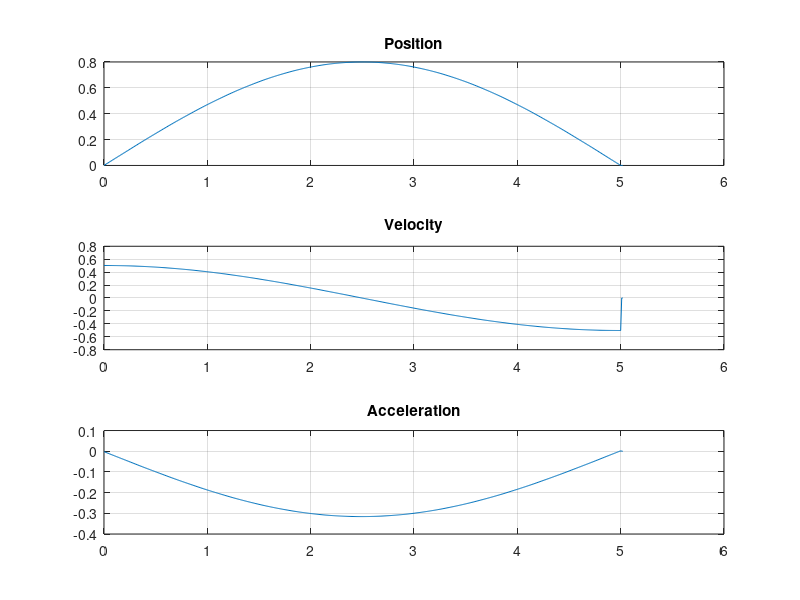

The MATLAB script that drew this image:
clear all; close all; clc;

Td=0.01;

M=0.8;
T=5;
P=5;
t1=0:Td:T+2*Td;
X1(:,1)=M*sin(t1*pi/P);
X1(:,2)=[diff(X1(:,1))/Td; 0];
X1(:,3)=[diff(X1(:,2))/Td; 0];
X1(end-1:end,:)=[];
X1=[X1; [X1(end,1) 0 0];[X1(end,1) 0 0]]; %make sure vel & acc are 0 at the end

%t1(end-1:end)=[];


X=X1;
t=t1;



% M=0.25;
% T=6;
% P=2;
% t2=0:Td:T+2*Td;
% X2(:,1)=X1(end,1)-M*sin(t2*pi/P);
% X2(:,2)=[diff(X2(:,1))/Td; 0];
% X2(:,3)=[diff(X2(:,2))/Td; 0];
% X2(end-1:end,:)=[];
% t2(end-1:end)=[];


% X3=flipud(X1);

% M=0.5;
% T=3;
% P=6;
% t3=0:Td:T+2*Td;
% X3(:,1)=X2(end,1)-M*sin(t3*pi/P);
% X3(:,2)=[diff(X3(:,1))/Td; 0];
% X3(:,3)=[diff(X3(:,2))/Td; 0];
% X3(end-1:end,:)=[];
% t3(end-1:end)=[];

% X=[X1;X2;X3];
% t=0:Td:t1(end)+t2(end)+t1(end)+2*Td;



% X=[0 0 0];
% for i=1:length(t)
%     X(i,3)=M*sin(t(i)*pi/P);
%     X(i+1,2)=X(i,2)+Td*X(i,3);
%     X(i+1,1)=X(i,1)+Td*X(i,2);
% end 
% X(end,:)=[];

figure;
subplot(3,1,1);
plot(t,X(:,1)); grid on;
title('Position');

subplot(3,1,2);
plot(t,X(:,2)); grid on;
title('Velocity');

subplot(3,1,3);
plot(t,X(:,3)); grid on;
title('Acceleration');

fileID = fopen('./trajectory.txt','w','n');
fclose(fileID);
dlmwrite('./trajectory.txt',X,'-append','delimiter',' ','precision',12,'newline','pc');

